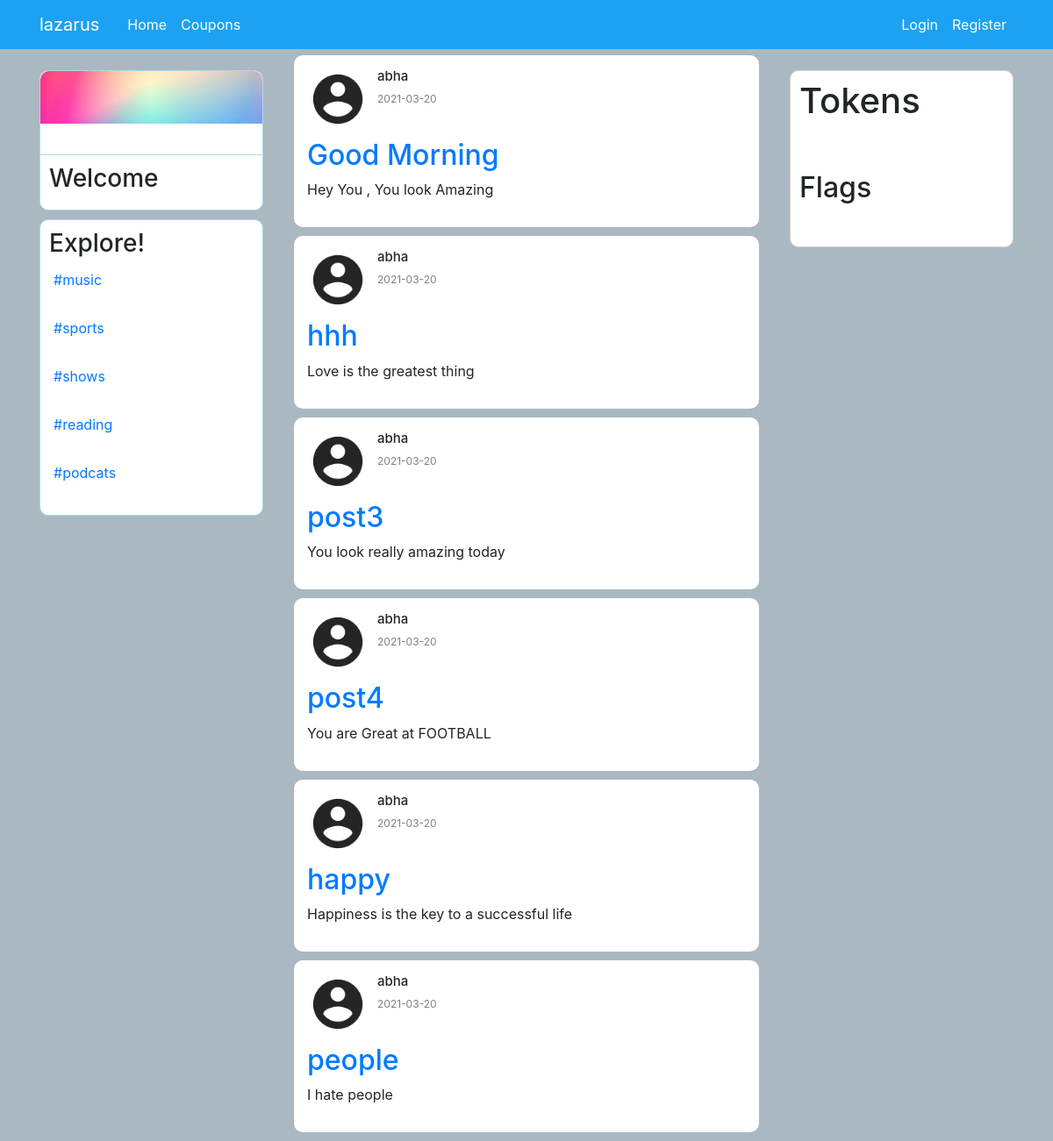
Page /home on the earlier database version.
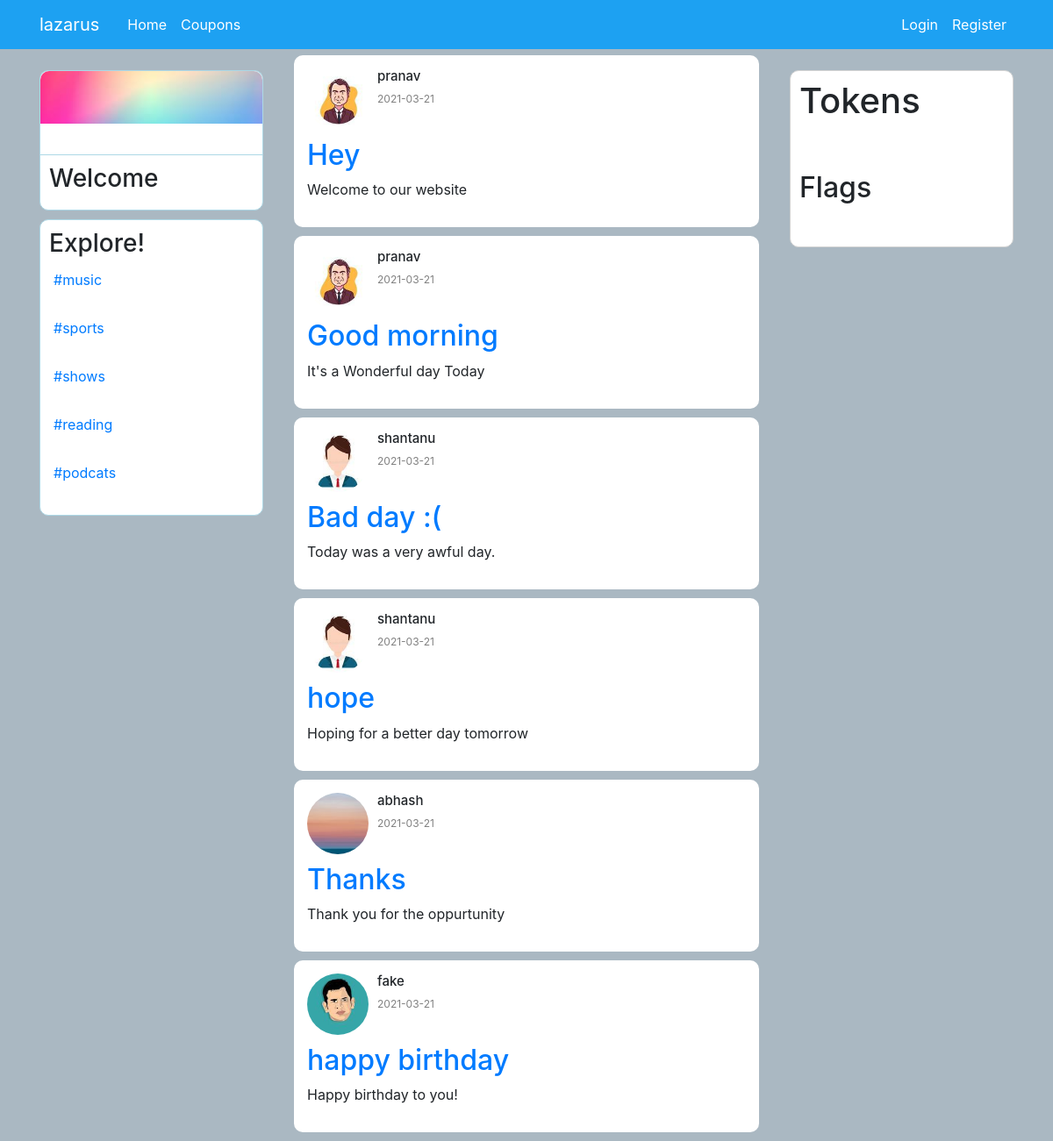
Same page on the later database version.
### appmain/models.py (models this page shows, shortened)
class Post(db.Model):
    id = db.Column(db.Integer, primary_key=True)
    title = db.Column(db.String(100), nullable=False)
    content = db.Column(db.Text, nullable=False)
    date_posted = db.Column(db.DateTime, nullable=False, default=datetime.utcnow)
    user_id = db.Column(db.Integer, db.ForeignKey('user.id'), nullable=False)

class User(db.Model, UserMixin):
    id = db.Column(db.Integer, primary_key=True)
    username = db.Column(db.String(20), unique=True, nullable=False)
    email = db.Column(db.String(120), unique=True, nullable=False)
    image_file = db.Column(db.String(20), nullable=False, default='default.jpg')
    password = db.Column(db.String(60), nullable=False)
    posts = db.relationship('Post', backref='author', lazy=True)
    token_count=db.Column(db.Integer,nullable=False,default=0)
    flag_count=db.Column(db.Integer,nullable=False,default=0)

### appmain/routes.py (the view)
@app.route("/")
@app.route("/home")
def home():
    posts = Post.query.all()
    return render_template('home.html', posts=posts)

### appmain/templates/home.html (shortened to what this page needs)
{% extends "layout.html" %}
{% block content %}
<div class="row">
  <div class="col-md-3">
<div class="sidebar mt-4 d-none d-md-block">
            <div class="sidebar_top ">
              <img src="{{ url_for('static',filename='profile/1.jpg') }}">
             <h2>
             </h2>
            </div>
            <div class="sidebar_stats">
<div class="sidebar_stat">
 <h3>
  Welcome
 </h3>
</div>
            </div>
            <div class="sidebar_bottom">
                <h3>Explore!</h3>
                <div class="sidebar_recentitem para">
                     <p><a href="https://www.spotify.com/us/">#music</a></p>
                 </div>
                  <div class="sidebar_recentitem para">
                      <p><a href="https://www.cricbuzz.com/cricket-match/live-scores">#sports</a></p>
                  </div>
                  <div class="sidebar_recentitem para">
                      <p><a href="https://www.netflix.com/in/">#shows</a></p>
                  </div>
                  <div class="sidebar_recentitem para">
                      <p><a href="https://medium.com/">#reading</a></p>
                  </div>
                  <div class="sidebar_recentitem para">
                   <p><a href="https://podcasts.google.com/">#podcats</a></p>
               </div>
            </div>
</div>
</div>
<div class="col-md-6 p-0 mt-3">
<div class="feed">
{% for post in posts %}
<div class="post">
    <div class="post_header">
      <img class="rounded-circle article-img" src="{{ url_for('static',filename='profile/' + post.author.image_file)}}"
  <img class="fas fa-user "></img>
  <div class="post_info">
    <h2>{{post.author.username}}</h2>
    <p>{{post.date_posted.strftime('%Y-%m-%d')}}</p>
  </div>
  </div>
    <div class="post_body">
      <h2><a class="article-title" href="{{ url_for('post', post_id=post.id) }}">{{ post.title }}</a></h2>
  <p>{{post.content}}</p>
  </div>
  </div>
  {% endfor %}
</div>
</div>
<div class="col-md-3">
<div class="widgets d-none d-md-block">
    <div class="widgets_header token">
      <h1>Tokens</h1>
    </div>
    <div class="widgets_article">
  </div>
  <div class="widgets_article">
    <div class="widgets_articleright flag">
      <h2>Flags</h2>
    </div>
    </div>
    <div class="widgets_article">
      </div>
    </div>
  </div>
</div>
  {% endblock content %}

### appmain/templates/layout.html (shortened to what this page needs)
<!DOCTYPE html>
<html>
  <head>
    <link
      rel="stylesheet"
      href="https://maxcdn.bootstrapcdn.com/bootstrap/4.0.0/css/bootstrap.min.css"
    />
    <link
      rel="stylesheet"
      type="text/css"
      href="{{ url_for('static', filename='style.css') }}"
    />
  </head>
  <body>
    <header class="site-header">
      <nav
        class="navbar navbar-expand-md navbar-dark bg-color fixed-top text-white"
      >
        <div class="container text-white">
          <a class="navbar-brand mr-4 text-white" href="/">lazarus</a>
          <div class="collapse navbar-collapse" id="navbarToggle">
            <div class="navbar-nav mr-auto text-white">
              <a
                class="nav-item nav-link text-white"
                href="{{ url_for('home') }}"
                >Home</a
              >
              <a
                class="nav-item nav-link text-white"
                href="{{ url_for('about') }}"
                >Coupons</a
              >
            </div>
            <div class="navbar-nav text-white">
              {% if current_user.is_authenticated %}
              <a
                class="nav-item nav-link text-white"
                href="{{ url_for('new_post') }}"
                >new post</a
              >
              <a
                class="nav-item nav-link text-white"
                href="{{ url_for('logout') }}"
                >Logout</a
              >
              {% else %}
              <a
                class="nav-item nav-link text-white"
                href="{{ url_for('login') }}"
                >Login</a
              >
              <a
                class="nav-item nav-link text-white"
                href="{{ url_for('register') }}"
                >Register</a
              >
              {% endif %}
            </div>
          </div>
        </div>
      </nav>
    </header>
    <div class="container">
       {% block content %}{% endblock %}
    </div>
  </body>
</html>

### appmain/static/style.css (style rules this page uses)
* { margin: 0; padding: 0; }
body { background-color: #aab8c2; }
.sidebar { border-radius: 10px; text-align: center; position: sticky; top: 80px; height: fit-content; flex: 0.2; }
.sidebar_top img { margin-bottom: -20px; width: 100%; height: 60px; border-top-left-radius: 10px; border-top-right-radius: 10px; object-fit: cover; }
.sidebar_top { display: flex; flex-direction: column; align-items: center; border: 1px solid lightblue; border-bottom: 0; border-top-left-radius: 10px; border-top-right-radius: 10px; background-color: white; padding-bottom: 10px; }
.sidebar_stats { padding: 10px; border: 1px solid lightblue; margin-bottom: 10px; border-bottom-left-radius: 10px; border-bottom-right-radius: 10px; background-color: white; }
.sidebar_stat { display: flex; justify-content: space-between; }
.sidebar_top h2 { font-size: 18px; }
.sidebar_bottom { text-align: left; padding: 10px; border: 1px solid lightblue; border-radius: 10px; margin-top: 10px; background-color: white; }
.sidebar_recentitem { display: flex; margin-bottom: 5px; padding: 5px; }
.feed { flex: 0.6; margin: 0 20px; margin-top: 47px; }
.post { background-color: white; padding: 15px; margin-bottom: 10px; border-radius: 10px; }
.post_header { display: flex; margin-bottom: 10px; }
.post_info { margin-left: 10px; }
.post_info p { font-size: 12px; color: gray; }
.post_info h2 { font-size: 15px; }
.widgets { position: sticky; top: 80px; float: 0.2; background-color: white; border-radius: 10px; border: 1px solid lightgrey; height: fit-content; padding-bottom: 10px; }
.widgets_header { display: flex; align-items: center; justify-content: space-between; padding: 10px; }
.widgets_article { display: flex; padding: 10px; }
.article-img { height: 70px; width: 70px; }
.bg-color { background-color: #1da1f2; }

Differences in the rows shown:
removed Post: image_file (placeholder picture), author.username "abha", date_posted "2021-03-20", title "Good Morning", content "Hey You , You look Amazing"
removed Post: image_file (placeholder picture), author.username "abha", date_posted "2021-03-20", title "hhh", content "Love is the greatest thing"
removed Post: image_file (placeholder picture), author.username "abha", date_posted "2021-03-20", title "post3", content "You look really amazing today"
removed Post: image_file (placeholder picture), author.username "abha", date_posted "2021-03-20", title "post4", content "You are Great at FOOTBALL"
removed Post: image_file (placeholder picture), author.username "abha", date_posted "2021-03-20", title "happy", content "Happiness is the key to a successful life"
removed Post: image_file (placeholder picture), author.username "abha", date_posted "2021-03-20", title "people", content "I hate people"
added Post: image_file (picture), author.username "pranav", date_posted "2021-03-21", title "Hey", content "Welcome to our website"
added Post: image_file (picture), author.username "pranav", date_posted "2021-03-21", title "Good morning", content "It's a Wonderful day Today"
added Post: image_file (picture), author.username "shantanu", date_posted "2021-03-21", title "Bad day :(", content "Today was a very awful day."
added Post: image_file (picture), author.username "shantanu", date_posted "2021-03-21", title "hope", content "Hoping for a better day tomorrow"
added Post: image_file (picture), author.username "abhash", date_posted "2021-03-21", title "Thanks", content "Thank you for the oppurtunity"
added Post: image_file (picture), author.username "fake", date_posted "2021-03-21", title "happy birthday", content "Happy birthday to you!"
